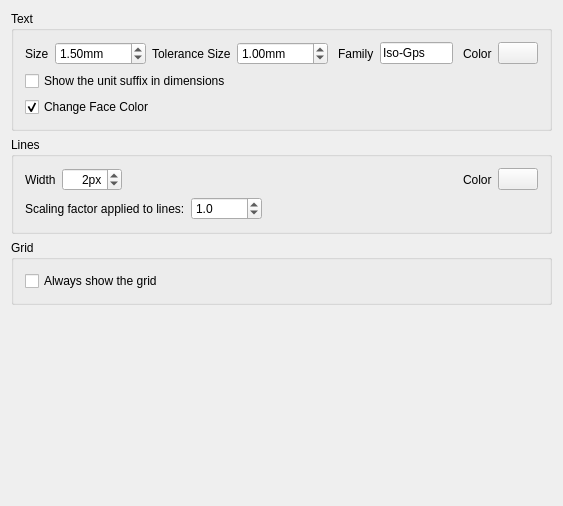
<?xml version="1.0" encoding="UTF-8"?>
<ui version="4.0">
 <class>Gui::Dialog::DlgSettingsDraft</class>
 <widget class="QWidget" name="Gui::Dialog::DlgSettingsDraft">
  <property name="geometry">
   <rect>
    <x>0</x>
    <y>0</y>
    <width>563</width>
    <height>506</height>
   </rect>
  </property>
  <property name="windowTitle">
   <string>General settings</string>
  </property>
  <layout class="QVBoxLayout" name="verticalLayout_4">
   <item>
    <widget class="QGroupBox" name="groupBox">
     <property name="title">
      <string>Text</string>
     </property>
     <layout class="QVBoxLayout" name="verticalLayout">
      <item>
       <layout class="QHBoxLayout" name="horizontalLayout_2">
        <item>
         <widget class="QLabel" name="label">
          <property name="text">
           <string>Size</string>
          </property>
         </widget>
        </item>
        <item>
         <widget class="Gui::PrefDoubleSpinBox" name="gui::prefdoublespinbox_2">
          <property name="maximumSize">
           <size>
            <width>16777215</width>
            <height>16777215</height>
           </size>
          </property>
          <property name="toolTip">
           <string>Default size for texts</string>
          </property>
          <property name="suffix">
           <string>mm</string>
          </property>
          <property name="minimum">
           <double>0.100000000000000</double>
          </property>
          <property name="maximum">
           <double>9999.989999999999782</double>
          </property>
          <property name="value">
           <double>1.500000000000000</double>
          </property>
          <property name="prefEntry" stdset="0">
           <cstring>textSize</cstring>
          </property>
          <property name="prefPath" stdset="0">
           <cstring>Mod/GDT</cstring>
          </property>
         </widget>
        </item>
        <item>
         <widget class="QLabel" name="label">
          <property name="text">
           <string>Tolerance Size</string>
          </property>
         </widget>
        </item>
        <item>
         <widget class="Gui::PrefDoubleSpinBox" name="gui::prefdoublespinbox_2">
          <property name="maximumSize">
           <size>
            <width>16777215</width>
            <height>16777215</height>
           </size>
          </property>
          <property name="toolTip">
           <string>Default size for tolerance texts</string>
          </property>
          <property name="suffix">
           <string>mm</string>
          </property>
          <property name="minimum">
           <double>0.100000000000000</double>
          </property>
          <property name="maximum">
           <double>9999.989999999999782</double>
          </property>
          <property name="value">
           <double>1.000000000000000</double>
          </property>
          <property name="prefEntry" stdset="0">
           <cstring>tolerancetextSize</cstring>
          </property>
          <property name="prefPath" stdset="0">
           <cstring>Mod/GDT</cstring>
          </property>
         </widget>
        </item>
        <item>
         <spacer name="horizontalSpacer">
          <property name="orientation">
           <enum>Qt::Horizontal</enum>
          </property>
          <property name="sizeHint" stdset="0">
           <size>
            <width>40</width>
            <height>20</height>
           </size>
          </property>
         </spacer>
        </item>
        <item>
         <widget class="QLabel" name="label_2">
          <property name="text">
           <string>Family</string>
          </property>
         </widget>
        </item>
        <item>
         <widget class="Gui::PrefLineEdit" name="gui::preflineedit_2">
          <property name="toolTip">
           <string>Text family</string>
          </property>
          <property name="text">
           <string>Iso-Gps</string>
          </property>
          <property name="prefEntry" stdset="0">
           <cstring>textFamily</cstring>
          </property>
          <property name="prefPath" stdset="0">
           <cstring>Mod/GDT</cstring>
          </property>
         </widget>
        </item>
        <item>
         <spacer name="horizontalSpacer_2">
          <property name="orientation">
           <enum>Qt::Horizontal</enum>
          </property>
          <property name="sizeHint" stdset="0">
           <size>
            <width>40</width>
            <height>20</height>
           </size>
          </property>
         </spacer>
        </item>
        <item>
         <widget class="QLabel" name="label_3">
          <property name="text">
           <string>Color</string>
          </property>
         </widget>
        </item>
        <item>
         <widget class="Gui::PrefColorButton" name="gui::prefcolorbutton_3">
          <property name="toolTip">
           <string>This is the default color text</string>
          </property>
          <property name="color" stdset="0">
           <color>
            <red>255</red>
            <green>165</green>
            <blue>0</blue>
           </color>
          </property>
          <property name="prefEntry" stdset="0">
           <cstring>textColor</cstring>
          </property>
          <property name="prefPath" stdset="0">
           <cstring>Mod/GDT</cstring>
          </property>
         </widget>
        </item>
       </layout>
      </item>
      <item>
       <widget class="Gui::PrefCheckBox" name="checkBox">
        <property name="text">
         <string notr="true">Show the unit suffix in dimensions</string>
        </property>
        <property name="checked">
         <bool>false</bool>
        </property>
        <property name="prefEntry" stdset="0">
         <cstring>showUnit</cstring>
        </property>
        <property name="prefPath" stdset="0">
         <cstring>Mod/GDT</cstring>
        </property>
       </widget>
      </item>
      <item>
       <widget class="Gui::PrefCheckBox" name="checkFace">
        <property name="text">
         <string notr="true">Change Face Color</string>
        </property>
        <property name="checked">
         <bool>true</bool>
        </property>
        <property name="prefEntry" stdset="0">
         <cstring>changeColor</cstring>
        </property>
        <property name="prefPath" stdset="0">
         <cstring>Mod/GDT</cstring>
        </property>
       </widget>
      </item>
     </layout>
    </widget>
   </item>
   <item>
    <widget class="QGroupBox" name="groupBox_2">
     <property name="title">
      <string>Lines</string>
     </property>
     <layout class="QVBoxLayout" name="verticalLayout_2">
      <item>
       <layout class="QHBoxLayout" name="horizontalLayout_3">
        <item>
         <widget class="QLabel" name="label_4">
          <property name="text">
           <string>Width</string>
          </property>
         </widget>
        </item>
        <item>
         <widget class="Gui::PrefSpinBox" name="spinBox_2">
          <property name="toolTip">
           <string notr="true">The number of horizontal or vertical lines of the grid</string>
          </property>
          <property name="alignment">
           <set>Qt::AlignRight|Qt::AlignTrailing|Qt::AlignVCenter</set>
          </property>
          <property name="suffix">
           <string notr="true">px</string>
          </property>
          <property name="minimum">
           <number>1</number>
          </property>
          <property name="maximum">
           <number>999</number>
          </property>
          <property name="value">
           <number>2</number>
          </property>
          <property name="prefEntry" stdset="0">
           <cstring>lineWidth</cstring>
          </property>
          <property name="prefPath" stdset="0">
           <cstring>Mod/GDT</cstring>
          </property>
         </widget>
        </item>
        <item>
         <spacer name="horizontalSpacer_4">
          <property name="orientation">
           <enum>Qt::Horizontal</enum>
          </property>
          <property name="sizeHint" stdset="0">
           <size>
            <width>40</width>
            <height>20</height>
           </size>
          </property>
         </spacer>
        </item>
        <item>
         <widget class="QLabel" name="label_6">
          <property name="text">
           <string>Color</string>
          </property>
         </widget>
        </item>
        <item>
         <widget class="Gui::PrefColorButton" name="gui::prefcolorbutton_4">
          <property name="toolTip">
           <string>This is the default color for objects being drawn while in construction mode.</string>
          </property>
          <property name="color" stdset="0">
           <color>
            <red>255</red>
            <green>165</green>
            <blue>0</blue>
           </color>
          </property>
          <property name="prefEntry" stdset="0">
           <cstring>lineColor</cstring>
          </property>
          <property name="prefPath" stdset="0">
           <cstring>Mod/GDT</cstring>
          </property>
         </widget>
        </item>
       </layout>
      </item>
      <item>
       <layout class="QHBoxLayout" name="horizontalLayout_4">
        <item>
         <widget class="QLabel" name="label_7">
          <property name="text">
           <string notr="true">Scaling factor applied to lines:</string>
          </property>
         </widget>
        </item>
        <item>
         <widget class="Gui::PrefDoubleSpinBox" name="gui::prefdoublespinbox_4">
          <property name="maximumSize">
           <size>
            <width>16777215</width>
            <height>16777215</height>
           </size>
          </property>
          <property name="toolTip">
           <string>Default size for texts</string>
          </property>
          <property name="suffix">
           <string/>
          </property>
          <property name="decimals">
           <number>1</number>
          </property>
          <property name="minimum">
           <double>0.100000000000000</double>
          </property>
          <property name="maximum">
           <double>10000.000000000000000</double>
          </property>
          <property name="singleStep">
           <double>0.500000000000000</double>
          </property>
          <property name="value">
           <double>1.000000000000000</double>
          </property>
          <property name="prefEntry" stdset="0">
           <cstring>lineScale</cstring>
          </property>
          <property name="prefPath" stdset="0">
           <cstring>Mod/GDT</cstring>
          </property>
         </widget>
        </item>
        <item>
         <spacer name="horizontalSpacer_5">
          <property name="orientation">
           <enum>Qt::Horizontal</enum>
          </property>
          <property name="sizeHint" stdset="0">
           <size>
            <width>40</width>
            <height>20</height>
           </size>
          </property>
         </spacer>
        </item>
       </layout>
      </item>
     </layout>
    </widget>
   </item>
   <item>
    <widget class="QGroupBox" name="groupBox_3">
     <property name="title">
      <string>Grid</string>
     </property>
     <layout class="QVBoxLayout" name="verticalLayout_3">
      <item>
       <layout class="QHBoxLayout" name="horizontalLayout_15">
        <item>
         <widget class="Gui::PrefCheckBox" name="gui::prefcheckbox_10">
          <property name="enabled">
           <bool>true</bool>
          </property>
          <property name="toolTip">
           <string notr="true">If checked, the Draft grid will always be visible when the GDT workbench is active. Otherwise only when the annotation plane is needed.</string>
          </property>
          <property name="text">
           <string>Always show the grid</string>
          </property>
          <property name="checked">
           <bool>false</bool>
          </property>
          <property name="prefEntry" stdset="0">
           <cstring>alwaysShowGrid</cstring>
          </property>
          <property name="prefPath" stdset="0">
           <cstring>Mod/GDT</cstring>
          </property>
         </widget>
        </item>
       </layout>
      </item>
     </layout>
    </widget>
   </item>
   <item>
    <spacer name="verticalSpacer">
     <property name="orientation">
      <enum>Qt::Vertical</enum>
     </property>
     <property name="sizeHint" stdset="0">
      <size>
       <width>20</width>
       <height>40</height>
      </size>
     </property>
    </spacer>
   </item>
  </layout>
 </widget>
 <layoutdefault spacing="6" margin="11"/>
 <pixmapfunction>qPixmapFromMimeSource</pixmapfunction>
 <customwidgets>
  <customwidget>
   <class>Gui::PrefCheckBox</class>
   <extends>QCheckBox</extends>
   <header>Gui/PrefWidgets.h</header>
  </customwidget>
  <customwidget>
   <class>Gui::PrefDoubleSpinBox</class>
   <extends>QDoubleSpinBox</extends>
   <header>Gui/PrefWidgets.h</header>
  </customwidget>
  <customwidget>
   <class>Gui::PrefSpinBox</class>
   <extends>QSpinBox</extends>
   <header>Gui/PrefWidgets.h</header>
  </customwidget>
  <customwidget>
   <class>Gui::PrefLineEdit</class>
   <extends>QLineEdit</extends>
   <header>Gui/PrefWidgets.h</header>
  </customwidget>
  <customwidget>
   <class>Gui::ColorButton</class>
   <extends>QPushButton</extends>
   <header>Gui/Widgets.h</header>
  </customwidget>
  <customwidget>
   <class>Gui::PrefColorButton</class>
   <extends>Gui::ColorButton</extends>
   <header>Gui/PrefWidgets.h</header>
  </customwidget>
 </customwidgets>
 <resources/>
 <connections/>
</ui>
